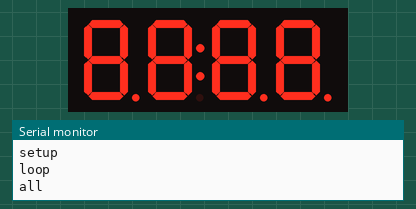
The sketch below on a simulated Arduino Uno, built with avr-gcc and run on an emulated ATmega328P. On the bench: 4-digit seven-segment display, the last lines printed to the serial monitor.

Above: at 0.1 s.
At 6.1 s:
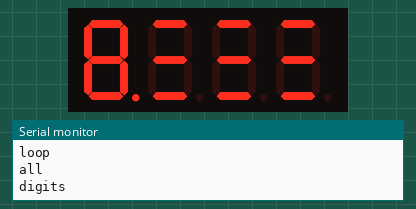
At 8.1 s:
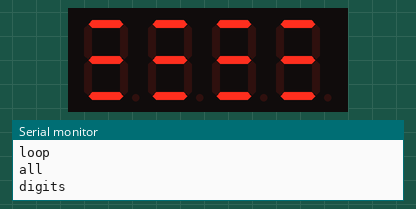
At 10.1 s:
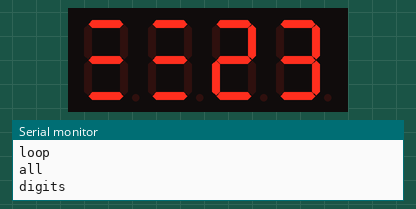
At 14.2 s:
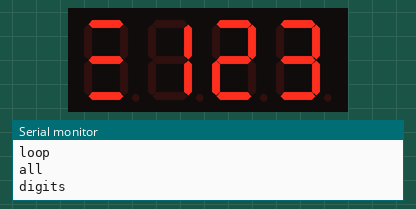
At 38.4 s:
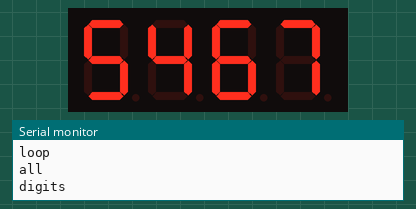

The sketch:

display.ino.ino
```cpp
#include <Arduino.h>
#include <TM1637Display.h>

// Module connection pins (Digital Pins)
#define CLK 5
#define DIO 4

// The amount of time (in milliseconds) between tests
#define TEST_DELAY   2000

const uint8_t SEG_DONE[] = {
  SEG_B | SEG_C | SEG_D | SEG_E | SEG_G,           // d
  SEG_A | SEG_B | SEG_C | SEG_D | SEG_E | SEG_F,   // O
  SEG_C | SEG_E | SEG_G,                           // n
  SEG_A | SEG_D | SEG_E | SEG_F | SEG_G            // E
  };

TM1637Display display(CLK, DIO);

void setup()
{

  Serial.begin(115200);
  Serial.println("setup");
}

void loop()
{

  Serial.println("loop");
  int k;
  uint8_t data[] = { 0xff, 0xff, 0xff, 0xff };
  display.setBrightness(0x0f);

  // All segments on
  Serial.println("all");
  display.setSegments(data);
  delay(TEST_DELAY);

  // Selectively set different digits
  Serial.println("digits");
  data[0] = 0b01001001;
  data[1] = display.encodeDigit(1);
  data[2] = display.encodeDigit(2);
  data[3] = display.encodeDigit(3);

  for(k = 3; k >= 0; k--) {
  display.setSegments(data, 1, k);
  delay(TEST_DELAY);
  }

  display.setSegments(data+2, 2, 2);
  delay(TEST_DELAY);

  display.setSegments(data+2, 2, 1);
  delay(TEST_DELAY);

  display.setSegments(data+1, 3, 1);
  delay(TEST_DELAY);


  // Show decimal numbers with/without leading zeros
  bool lz = false;
  for (uint8_t z = 0; z < 2; z++) {
  for(k = 0; k < 10000; k += k*4 + 7) {
    display.showNumberDec(k, lz);
    delay(TEST_DELAY);
  }
  lz = true;
  }

  // Show decimal number whose length is smaller than 4
  for(k = 0; k < 4; k++)
  data[k] = 0;
  display.setSegments(data);

  display.showNumberDec(153, false, 3, 1);
  delay(TEST_DELAY);
  display.showNumberDec(22, false, 2, 2);
  delay(TEST_DELAY);
  display.showNumberDec(0, true, 1, 3);
  delay(TEST_DELAY);
  display.showNumberDec(0, true, 1, 2);
  delay(TEST_DELAY);
  display.showNumberDec(0, true, 1, 1);
  delay(TEST_DELAY);
  display.showNumberDec(0, true, 1, 0);
  delay(TEST_DELAY);

  // Brightness Test
  for(k = 0; k < 4; k++)
  data[k] = 0xff;
  for(k = 0; k < 16; k++) {
    display.setBrightness(k);
    display.setSegments(data);
    delay(TEST_DELAY);
  }

  // Done!
  display.setSegments(SEG_DONE);

  //while(1);
}
```

Measured:
- what the display in image 1 shows lasts 2.0 s, from 6.1 s to 8.1 s
